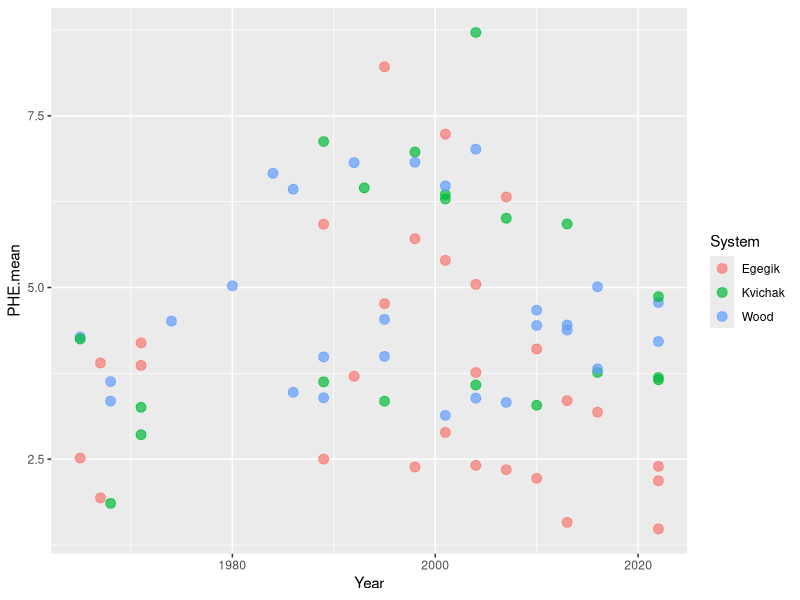
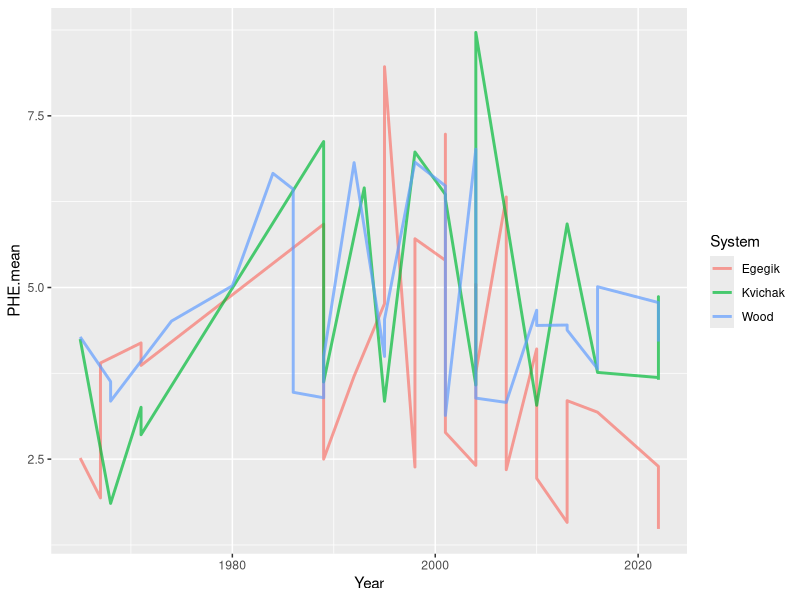
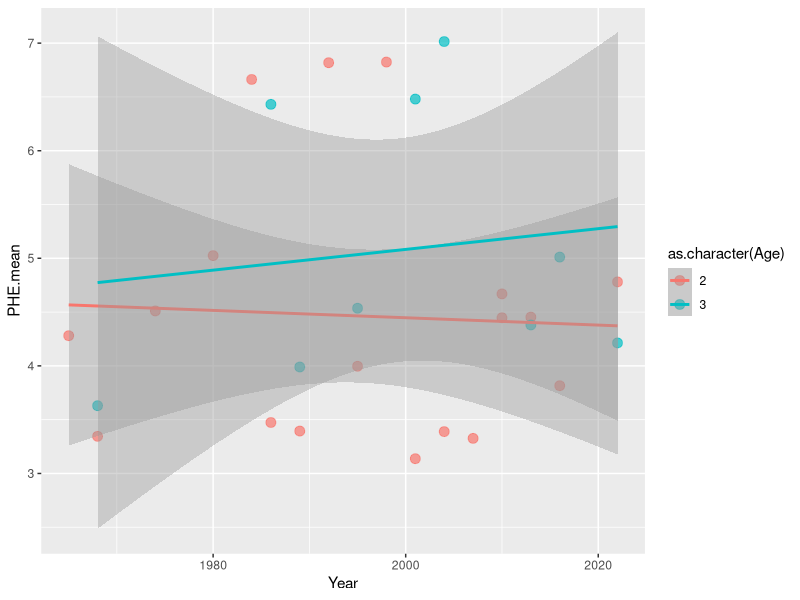
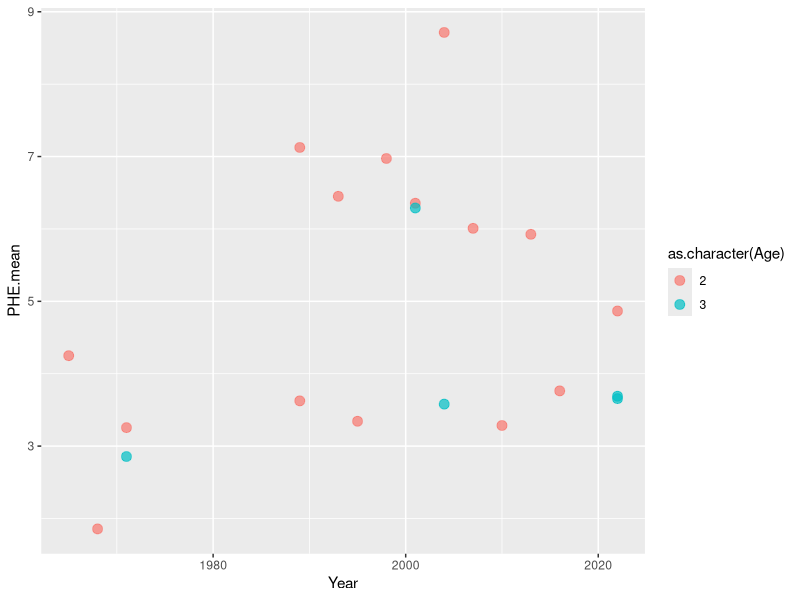
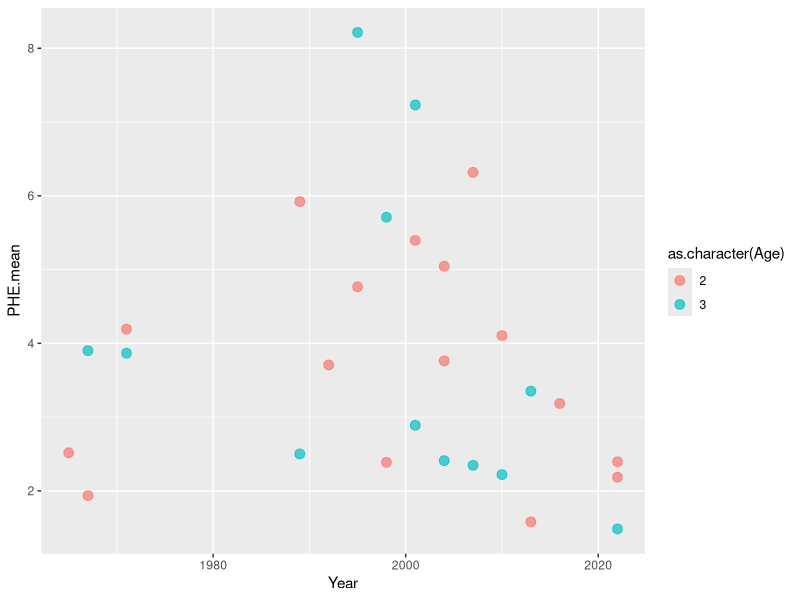

Generate these figures, in order, with R:
setwd("~/Documents/Grad School /CSIA/code")

library(dplyr)
library(readr)
library(ggplot2)

#read in the main data file
data <- read.csv(file="main.data")

#average points that have replicates




#scatter plot of year vs isotope signature
ggplot(data = data, aes(Year, PHE.mean, color = System)) +
       geom_point(size = 3, alpha = 0.7) 

#+geom_smooth(method = "lm")

ggplot(data = data, aes(Year, PHE.mean, color = System)) +
  geom_line(size = 1, alpha = 0.7) 

Wood <- data[data$System =="Wood",]
Kvichak <- data[data$System =="Kvichak",]
Egegik <- data[data$System =="Egegik",]

#plots of age vs isotope sig in the different river systems 
ggplot(data = Wood, aes(Year, PHE.mean, color = as.character(Age))) +
  geom_point(size = 3, alpha = 0.7) +
  geom_smooth(method = "lm")

ggplot(data = Kvichak, aes(Year, PHE.mean, color = as.character(Age))) +
  geom_point(size = 3, alpha = 0.7) 

ggplot(data = Egegik, aes(Year, PHE.mean, color = as.character(Age))) +
  geom_point(size = 3, alpha = 0.7) 
